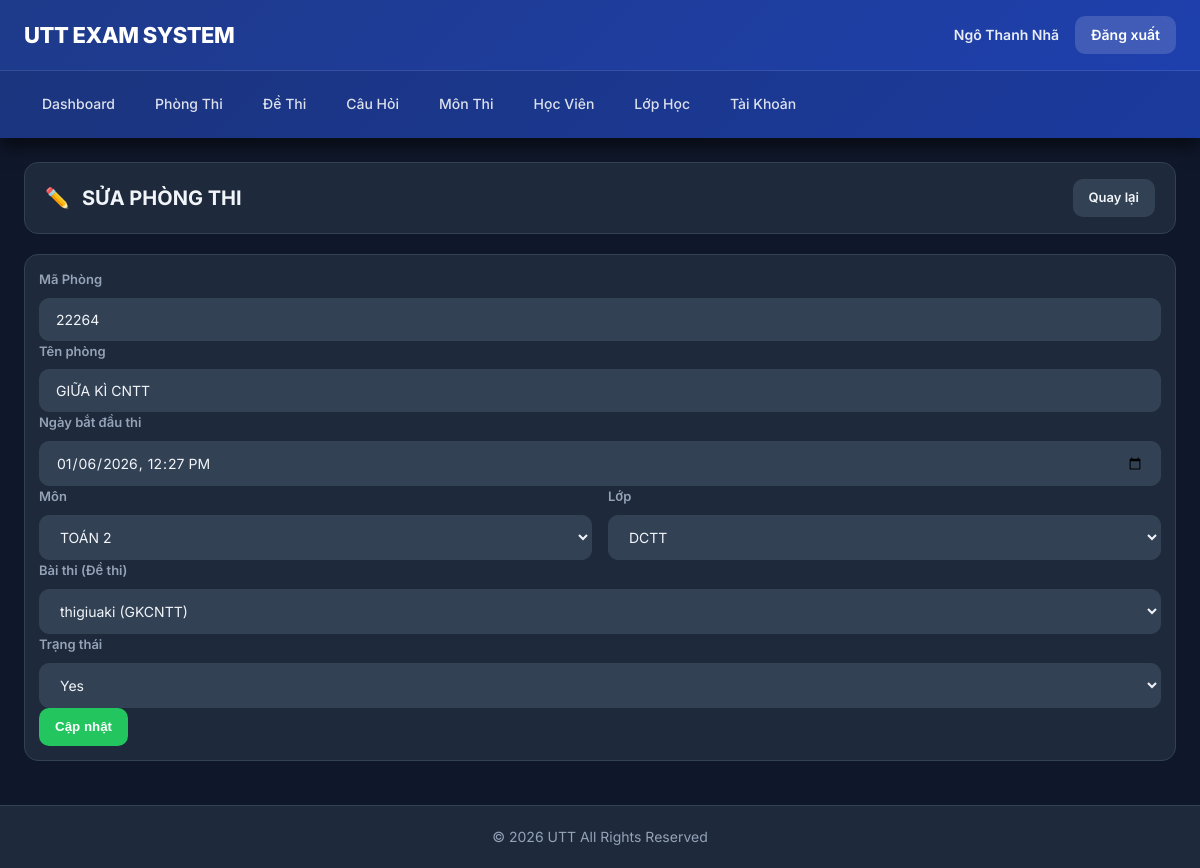
The app's page /public/index.php?url=PhongthiController/edit/4 (signed in) with its own data.
### tables this page shows
CREATE TABLE `phong_thi` (
  `id` int(11) NOT NULL,
  `ma_phong` varchar(30) NOT NULL,
  `ten_phong` varchar(255) NOT NULL,
  `mon_id` int(11) NOT NULL,
  `de_id` int(11) NOT NULL,
  `lop_id` int(11) NOT NULL,
  `trangthai` tinyint(4) DEFAULT 1,
  `bat_dau` datetime DEFAULT NULL,
  `nguoi_tao` varchar(100) DEFAULT '',
  `created_at` datetime DEFAULT current_timestamp()
);

CREATE TABLE `mon_thi` (
  `id` int(11) NOT NULL,
  `ma_mon` varchar(20) NOT NULL,
  `ten_mon` varchar(100) NOT NULL,
  `trangthai` tinyint(4) DEFAULT 1,
  `created_at` datetime DEFAULT current_timestamp()
);

CREATE TABLE `lop_hoc` (
  `id` int(11) NOT NULL,
  `ma_lop` varchar(20) NOT NULL,
  `ten_lop` varchar(100) NOT NULL,
  `trangthai` tinyint(4) DEFAULT 1,
  `nguoi_tao` varchar(100) DEFAULT NULL,
  `created_at` datetime DEFAULT current_timestamp()
);

CREATE TABLE `de_thi` (
  `id` int(11) NOT NULL,
  `ma_de` varchar(30) NOT NULL,
  `ten_de` varchar(255) NOT NULL,
  `thoi_gian` int(11) NOT NULL DEFAULT 30,
  `mon_id` int(11) NOT NULL,
  `created_at` datetime DEFAULT current_timestamp()
);

### Core/Controller.php (called while the page is built, shortened)
<?php
class Controller{
  public function model($name){
    return new $name;
  }
  public function view($layout,$data=[]){
    require_once __DIR__."/../MVC/Views/$layout.php";
  }
}

### MVC/Controllers/PhongthiController.php (called while the page is built, shortened)
<?php
class PhongthiController extends Controller
{
  private function getFlash($k)
  {
    $v = $_SESSION["_flash"][$k] ?? "";
    return $v;
  }
  public function edit($id)
  {
    $phong = $this->model("Phongthi_m")->find((int) $id);
    $lops = $this->model("Lophoc_m")->getAll();
    $mons = $this->model("Monthi_m")->getAll();
    $des = $this->model("Dethi_m")->list(0, "");
    $this->view("layout_admin", [
      "page" => "Pages/pt_edit",
      "phong" => $phong,
      "lops" => $lops,
      "mons" => $mons,
      "des" => $des,
      "err" => $this->getFlash("err"),
    ]);
  }
}

### Core/App.php (called while the page is built, shortened)
<?php
class App {
  public function __construct(){
    $url = $_GET["url"] ?? "AuthController/login";
    $arr = explode("/", trim($url,"/"));
    $action     = $arr[1] ?? "login";
    $params     = array_slice($arr,2);
    $c = new $controller;
    call_user_func_array([$c,$action], $params);
  }
}

### public/index.php (called while the page is built, shortened)
<?php
require_once __DIR__."/../Core/Database.php";
require_once __DIR__."/../Core/Controller.php";
require_once __DIR__."/../Core/App.php";
new App();

### Core/Database.php (called while the page is built, shortened)
<?php
class Database
{
  public function __construct()
  {
    $dsn = "mysql:host=" . DB_HOST . ";port=" . DB_PORT . ";dbname=" . DB_NAME . ";charset=utf8mb4";
    $this->con = new PDO($dsn, DB_USER, DB_PASS, [
      PDO::ATTR_ERRMODE => PDO::ERRMODE_EXCEPTION,
      PDO::ATTR_DEFAULT_FETCH_MODE => PDO::FETCH_ASSOC
    ]);
  }
}

### MVC/Models/Phongthi_m.php (called while the page is built, shortened)
<?php
class Phongthi_m extends Database {
  public function find($id){
    $st=$this->con->prepare("
      SELECT p.*, m.ten_mon, d.ten_de, l.ma_lop
      FROM phong_thi p
      JOIN mon_thi m ON m.id=p.mon_id
      JOIN de_thi d ON d.id=p.de_id
      JOIN lop_hoc l ON l.id=p.lop_id
      WHERE p.id=?
    ");
    $st->execute([(int)$id]);
    return $st->fetch();
  }
}

### MVC/Models/Monthi_m.php (called while the page is built, shortened)
<?php
class Monthi_m extends Database
{
  public function getAll()
  {
    $st = $this->con->query("SELECT * FROM mon_thi ORDER BY id DESC");
    return $st->fetchAll();
  }
}

### MVC/Models/Lophoc_m.php (called while the page is built, shortened)
<?php
class Lophoc_m extends Database {
  public function getAll(){
    $sql = "
      SELECT l.*,
             (SELECT COUNT(*) FROM users u WHERE u.lop_id = l.id) AS so_hoc_vien
      FROM lop_hoc l
      ORDER BY l.id DESC
    ";
    return $this->con->query($sql)->fetchAll();
  }
}

### MVC/Models/Dethi_m.php (called while the page is built, shortened)
<?php
class Dethi_m extends Database {
  public function list($mon_id = 0, $q = ""){
    $qLike = "%".trim($q)."%";
    $st = $this->con->prepare("
      SELECT dt.*,
        (SELECT COUNT(*) FROM de_thi_cau_hoi x
          JOIN cau_hoi ch ON ch.id=x.cauhoi_id
          WHERE x.de_id=dt.id AND ch.loai='D') AS cau_de,
        (SELECT COUNT(*) FROM de_thi_cau_hoi x
          JOIN cau_hoi ch ON ch.id=x.cauhoi_id
          WHERE x.de_id=dt.id AND ch.loai='TB') AS cau_tb,
        (SELECT COUNT(*) FROM de_thi_cau_hoi x
          JOIN cau_hoi ch ON ch.id=x.cauhoi_id
          WHERE x.de_id=dt.id AND ch.loai='K') AS cau_kho
      FROM de_thi dt
      WHERE (dt.ma_de LIKE ? OR dt.ten_de LIKE ?)
      ORDER BY dt.id DESC
    ");
    $st->execute([$qLike,$qLike]);
    return $st->fetchAll();
  }
}

### MVC/Views/Pages/pt_edit.php (the view, shortened to what this page needs)
<?php
$phong=$data["phong"];
$lops=$data["lops"] ?? [];
$mons=$data["mons"] ?? [];
$des =$data["des"] ?? [];
?>
<div class="page-head compact">
  <div class="page-title"><span class="icon">✏️</span><span>SỬA PHÒNG THI</span></div>
  <div class="page-actions">
    <a class="btn-gray btn-sm" href="<?=BASE_URL?>/index.php?url=PhongthiController/index&lop_id=<?=$phong["lop_id"]?>">Quay lại</a>
  </div>
</div>
<div class="box" style="padding:14px">
  <form method="post" action="<?=BASE_URL?>/index.php?url=PhongthiController/update">
    <label>Mã Phòng</label>
    <input name="ma_phong" required value="<?=htmlspecialchars($phong["ma_phong"])?>">
    <label>Tên phòng</label>
    <input name="ten_phong" required value="<?=htmlspecialchars($phong["ten_phong"])?>">
    <label>Ngày bắt đầu thi</label>
    <?php
      $dtLocal="";
      if(!empty($phong["bat_dau"])) $dtLocal = str_replace(" ","T",$phong["bat_dau"]);
    ?>
    <input type="datetime-local" name="bat_dau" value="<?=htmlspecialchars($dtLocal)?>">
    <div class="row2">
      <div>
        <label>Môn</label>
        <select name="mon_id" required>
          <?php foreach($mons as $m): ?>
            <option value="<?=$m["id"]?>" <?=((int)$phong["mon_id"]===(int)$m["id"])?"selected":""?>>
              <?=htmlspecialchars($m["ten_mon"])?>
            </option>
          <?php endforeach; ?>
        </select>
      </div>
      <div>
        <label>Lớp</label>
        <select name="lop_id" required>
          <?php foreach($lops as $l): ?>
            <option value="<?=$l["id"]?>" <?=((int)$phong["lop_id"]===(int)$l["id"])?"selected":""?>>
              <?=htmlspecialchars($l["ma_lop"])?>
            </option>
          <?php endforeach; ?>
        </select>
      </div>
    </div>
    <label>Bài thi (Đề thi)</label>
    <select name="de_id" required>
      <?php foreach($des as $d): ?>
        <option value="<?=$d["id"]?>" <?=((int)$phong["de_id"]===(int)$d["id"])?"selected":""?>>
          <?=htmlspecialchars($d["ten_de"])?> (<?=htmlspecialchars($d["ma_de"] ?? "")?>)
        </option>
      <?php endforeach; ?>
    </select>
    <label>Trạng thái</label>
    <select name="trangthai">
      <option value="1" <?=((int)$phong["trangthai"]===1)?"selected":""?>>Yes</option>
    </select>
    <button class="btn-green" type="submit">Cập nhật</button>
  </form>
</div>

### MVC/Views/layout_admin.php (shortened to what this page needs)
<?php
$u = $_SESSION["user"] ?? ["hoten" => "Khách"];
$page = $data["page"] ?? "";
?>
<!doctype html>
<html lang="vi">
<head>
  <link rel="stylesheet" href="<?= BASE_URL ?>/assets/style.css?v=3">
</head>
<body>
  <header class="site-header">
    <div class="header-top">
      <div class="header-logo">UTT EXAM SYSTEM</div>
      <div class="header-user">
        <span class="header-user-name"><?= htmlspecialchars($u["hoten"]) ?></span>
        <a href="<?= BASE_URL ?>/index.php?url=AuthController/logout" class="header-logout">Đăng xuất</a>
      </div>
    </div>
    <nav class="header-nav">
      <a href="<?= BASE_URL ?>/index.php?url=DashboardController/index" class="nav-link">Dashboard</a>
      <a href="<?= BASE_URL ?>/index.php?url=PhongthiController/index" class="nav-link">Phòng Thi</a>
      <a href="<?= BASE_URL ?>/index.php?url=DethiController/index" class="nav-link">Đề Thi</a>
      <a href="<?= BASE_URL ?>/index.php?url=CauhoiController/index" class="nav-link">Câu Hỏi</a>
      <a href="<?= BASE_URL ?>/index.php?url=MonthiController/index" class="nav-link">Môn Thi</a>
      <a href="<?= BASE_URL ?>/index.php?url=HocvienAdminController/index" class="nav-link">Học Viên</a>
      <a href="<?= BASE_URL ?>/index.php?url=LophocController/index" class="nav-link">Lớp Học</a>
      <a href="<?= BASE_URL ?>/index.php?url=TaikhoanController/index" class="nav-link">Tài Khoản</a>
    </nav>
  </header>
  <main class="page-wrap">
    <?php require_once __DIR__ . "/" . $page . ".php"; ?>
  </main>
  <footer class="site-footer">
    © 2026 UTT All Rights Reserved
  </footer>
</body>
</html>

### public/assets/style.css (style rules this page uses)
:root { --bg-primary: #0f172a; --bg-secondary: #1e293b; --bg-tertiary: #334155; --accent-primary: #3b82f6; --accent-hover: #2563eb; --accent-light: #60a5fa; --text-primary: #f1f5f9; --text-secondary: #94a3b8; --text-muted: #64748b; --success: #22c55e; --warning: #f59e0b; --danger: #ef4444; --info: #06b6d4; --border: #334155; --border-light: #475569; --shadow-sm: 0 1px 2px rgba(0, 0, 0, 0.3); --shadow-md: 0 4px 6px rgba(0, 0, 0, 0.4); --shadow-lg: 0 10px 15px rgba(0, 0, 0, 0.5); --shadow-xl: 0 20px 25px rgba(0, 0, 0, 0.6); --transition: all 0.3s ease; --transition-fast: all 0.15s ease; --radius-sm: 6px; --radius-md: 10px; --radius-lg: 14px; --radius-xl: 20px; }
*, *::before, *::after { box-sizing: border-box; -webkit-box-sizing: border-box; -moz-box-sizing: border-box; margin: 0; padding: 0; }
html { -webkit-text-size-adjust: 100%; -ms-text-size-adjust: 100%; }
body { font-family: 'Inter', -apple-system, BlinkMacSystemFont, 'Segoe UI', Roboto, 'Helvetica Neue', Arial, sans-serif; font-size: 14px; line-height: 1.6; color: var(--text-primary); background: var(--bg-primary); min-height: 100vh; -webkit-font-smoothing: antialiased; -moz-osx-font-smoothing: grayscale; }
a { color: var(--accent-light); text-decoration: none; transition: var(--transition-fast); }
.btn-sm { height: 34px; padding: 0 14px; font-size: 13px; }
.btn-green { background: var(--success); color: #fff; }
.btn-gray { background: var(--bg-tertiary); color: var(--text-primary); border: 1px solid var(--border); }
.btn-green, .btn-blue, .btn-yellow, .btn-gray { display: inline-flex; align-items: center; justify-content: center; height: 38px; padding: 0 16px; border-radius: var(--radius-md); font-weight: 600; cursor: pointer; text-decoration: none; transition: var(--transition); border: none; }
.site-header { background: linear-gradient(135deg, #1e3a8a 0%, #1e40af 100%); padding: 0; position: sticky; top: 0; z-index: 100; box-shadow: var(--shadow-lg); }
.header-top { display: flex; align-items: center; justify-content: space-between; padding: 16px 24px; border-bottom: 1px solid rgba(255, 255, 255, 0.1); }
.header-logo { font-size: 22px; font-weight: 800; color: #fff; letter-spacing: -0.5px; }
.header-user { display: flex; align-items: center; gap: 16px; color: rgba(255, 255, 255, 0.9); font-size: 14px; }
.header-user-name { font-weight: 600; }
.header-logout { background: rgba(255, 255, 255, 0.15); color: #fff; padding: 8px 16px; border-radius: var(--radius-md); font-weight: 600; transition: var(--transition); }
.header-nav { display: flex; gap: 4px; padding: 12px 24px; background: rgba(0, 0, 0, 0.1); }
.nav-link { color: rgba(255, 255, 255, 0.85); padding: 10px 18px; border-radius: var(--radius-md); font-weight: 500; font-size: 14px; transition: var(--transition); }
.site-footer { background: var(--bg-secondary); border-top: 1px solid var(--border); padding: 20px 24px; text-align: center; color: var(--text-secondary); font-size: 14px; margin-top: auto; }
.page-wrap { max-width: 1400px; margin: 0 auto; padding: 24px; min-height: calc(100vh - 200px); }
.page-head { display: flex; align-items: center; justify-content: space-between; gap: 20px; padding: 20px 24px; background: var(--bg-secondary); border: 1px solid var(--border); border-radius: var(--radius-lg); margin-bottom: 20px; }
.page-head.compact { padding: 16px 20px; }
.page-title { display: flex; align-items: center; gap: 12px; font-size: 20px; font-weight: 700; color: var(--text-primary); }
.page-actions { display: flex; align-items: center; gap: 12px; flex-wrap: wrap; }
.box { background: var(--bg-secondary); border: 1px solid var(--border); border-radius: var(--radius-lg); overflow: hidden; margin-bottom: 20px; }
label { display: block; font-weight: 600; margin-bottom: 8px; color: var(--text-secondary); font-size: 13px; }
input, select, textarea { width: 100%; padding: 12px 16px; background: var(--bg-tertiary); border: 1px solid var(--border); border-radius: var(--radius-md); color: var(--text-primary); font-size: 14px; font-family: inherit; transition: var(--transition); }
input::placeholder, textarea::placeholder { color: var(--text-muted); }
select { cursor: pointer; }
.row2 { display: grid; grid-template-columns: 1fr 1fr; gap: 16px; }

### records on screen
phong_thi: nguoi_tao "Ngô Thanh Nhã", ma_phong "22264", ten_phong "GIỮA KÌ CNTT", bat_dau "01/06/2026 12:27", mon_id "TOÁN 2", lop_id "DCTT", de_id "thigiuaki (GKCNTT)", trangthai "Yes"
